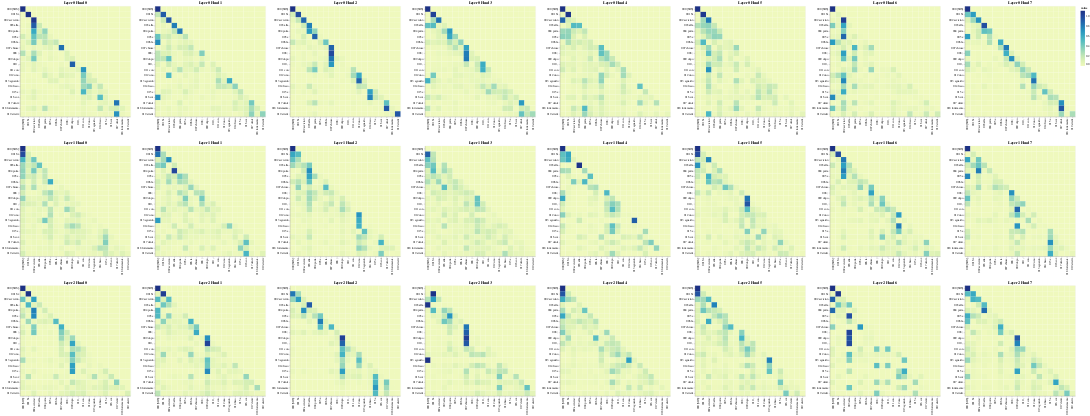

Source (notebook cell):
### Code cell
# decodeur Self-Attention
get_all_attention_maps("decoder", layers, heads, decoder_input_tokens, decoder_input_tokens, min(20, sentence_len))

### Figure 1 — Vega-Lite specification as saved in the notebook (floating-point values rounded to 4 significant figures; data arrays with more than 128 entries replaced by an {"elided": "..."} marker saying what was removed)
{"config": {"view": {"continuousWidth": 300, "continuousHeight": 300}}, "vconcat": [{"hconcat": [{"data": {"name": "data-14416a6490f647a34c952e4e17fa79d6"}, "mark": {"type": "rect"}, "encoding": {"color": {"field": "value", "type": "quantitative"}, "tooltip": [{"field": "row", "type": "quantitative"}, {"field": "column", "type": "quantitative"}, {"field": "value", "type": "quantitative"}, {"field": "row_token", "type": "nominal"}, {"field": "col_token", "type": "nominal"}], "x": {"axis": {"title": ""}, "field": "col_token", "type": "nominal"}, "y": {"axis": {"title": ""}, "field": "row_token", "type": "nominal"}}, "height": 400, "name": "view_25", "title": "Layer 0 Head 0", "width": 400}, {"data": {"name": "data-27904a5c0840782fc962e11b88455bb8"}, "mark": {"type": "rect"}, "encoding": {"color": {"field": "value", "type": "quantitative"}, "tooltip": [{"field": "row", "type": "quantitative"}, {"field": "column", "type": "quantitative"}, {"field": "value", "type": "quantitative"}, {"field": "row_token", "type": "nominal"}, {"field": "col_token", "type": "nominal"}], "x": {"axis": {"title": ""}, "field": "col_token", "type": "nominal"}, "y": {"axis": {"title": ""}, "field": "row_token", "type": "nominal"}}, "height": 400, "name": "view_26", "title": "Layer 0 Head 1", "width": 400}, {"data": {"name": "data-c7395fd99798a374f9abdc828ee40bd7"}, "mark": {"type": "rect"}, "encoding": {"color": {"field": "value", "type": "quantitative"}, "tooltip": [{"field": "row", "type": "quantitative"}, {"field": "column", "type": "quantitative"}, {"field": "value", "type": "quantitative"}, {"field": "row_token", "type": "nominal"}, {"field": "col_token", "type": "nominal"}], "x": {"axis": {"title": ""}, "field": "col_token", "type": "nominal"}, "y": {"axis": {"title": ""}, "field": "row_token", "type": "nominal"}}, "height": 400, "name": "view_27", "title": "Layer 0 Head 2", "width": 400}, {"data": {"name": "data-ef146545b622688b7ce36b6d3187ddad"}, "mark": {"type": "rect"}, "encoding": {"color": {"field": "value", "type": "quantitative"}, "tooltip": [{"field": "row", "type": "quantitative"}, {"field": "column", "type": "quantitative"}, {"field": "value", "type": "quantitative"}, {"field": "row_token", "type": "nominal"}, {"field": "col_token", "type": "nominal"}], "x": {"axis": {"title": ""}, "field": "col_token", "type": "nominal"}, "y": {"axis": {"title": ""}, "field": "row_token", "type": "nominal"}}, "height": 400, "name": "view_28", "title": "Layer 0 Head 3", "width": 400}, {"data": {"name": "data-5b3737d0318a419e0f77a6007246bbfe"}, "mark": {"type": "rect"}, "encoding": {"color": {"field": "value", "type": "quantitative"}, "tooltip": [{"field": "row", "type": "quantitative"}, {"field": "column", "type": "quantitative"}, {"field": "value", "type": "quantitative"}, {"field": "row_token", "type": "nominal"}, {"field": "col_token", "type": "nominal"}], "x": {"axis": {"title": ""}, "field": "col_token", "type": "nominal"}, "y": {"axis": {"title": ""}, "field": "row_token", "type": "nominal"}}, "height": 400, "name": "view_29", "title": "Layer 0 Head 4", "width": 400}, {"data": {"name": "data-3b593da6f7185fe716e1964e4ff49fbf"}, "mark": {"type": "rect"}, "encoding": {"color": {"field": "value", "type": "quantitative"}, "tooltip": [{"field": "row", "type": "quantitative"}, {"field": "column", "type": "quantitative"}, {"field": "value", "type": "quantitative"}, {"field": "row_token", "type": "nominal"}, {"field": "col_token", "type": "nominal"}], "x": {"axis": {"title": ""}, "field": "col_token", "type": "nominal"}, "y": {"axis": {"title": ""}, "field": "row_token", "type": "nominal"}}, "height": 400, "name": "view_30", "title": "Layer 0 Head 5", "width": 400}, {"data": {"name": "data-b2dff0884f7b855ebe27ed3e5a6627b8"}, "mark": {"type": "rect"}, "encoding": {"color": {"field": "value", "type": "quantitative"}, "tooltip": [{"field": "row", "type": "quantitative"}, {"field": "column", "type": "quantitative"}, {"field": "value", "type": "quantitative"}, {"field": "row_token", "type": "nominal"}, {"field": "col_token", "type": "nominal"}], "x": {"axis": {"title": ""}, "field": "col_token", "type": "nominal"}, "y": {"axis": {"title": ""}, "field": "row_token", "type": "nominal"}}, "height": 400, "name": "view_31", "title": "Layer 0 Head 6", "width": 400}, {"data": {"name": "data-aa7be670b1104299aa55a926b9fb4530"}, "mark": {"type": "rect"}, "encoding": {"color": {"field": "value", "type": "quantitative"}, "tooltip": [{"field": "row", "type": "quantitative"}, {"field": "column", "type": "quantitative"}, {"field": "value", "type": "quantitative"}, {"field": "row_token", "type": "nominal"}, {"field": "col_token", "type": "nominal"}], "x": {"axis": {"title": ""}, "field": "col_token", "type": "nominal"}, "y": {"axis": {"title": ""}, "field": "row_token", "type": "nominal"}}, "height": 400, "name": "view_32", "title": "Layer 0 Head 7", "width": 400}]}, {"hconcat": [{"data": {"name": "data-fb0408b089dc07678e368346272c3356"}, "mark": {"type": "rect"}, "encoding": {"color": {"field": "value", "type": "quantitative"}, "tooltip": [{"field": "row", "type": "quantitative"}, {"field": "column", "type": "quantitative"}, {"field": "value", "type": "quantitative"}, {"field": "row_token", "type": "nominal"}, {"field": "col_token", "type": "nominal"}], "x": {"axis": {"title": ""}, "field": "col_token", "type": "nominal"}, "y": {"axis": {"title": ""}, "field": "row_token", "type": "nominal"}}, "height": 400, "name": "view_33", "title": "Layer 1 Head 0", "width": 400}, {"data": {"name": "data-7efc2f38c024fccb573630399afe16f0"}, "mark": {"type": "rect"}, "encoding": {"color": {"field": "value", "type": "quantitative"}, "tooltip": [{"field": "row", "type": "quantitative"}, {"field": "column", "type": "quantitative"}, {"field": "value", "type": "quantitative"}, {"field": "row_token", "type": "nominal"}, {"field": "col_token", "type": "nominal"}], "x": {"axis": {"title": ""}, "field": "col_token", "type": "nominal"}, "y": {"axis": {"title": ""}, "field": "row_token", "type": "nominal"}}, "height": 400, "name": "view_34", "title": "Layer 1 Head 1", "width": 400}, {"data": {"name": "data-cdae2783b63386479e82bd0f3d073f28"}, "mark": {"type": "rect"}, "encoding": {"color": {"field": "value", "type": "quantitative"}, "tooltip": [{"field": "row", "type": "quantitative"}, {"field": "column", "type": "quantitative"}, {"field": "value", "type": "quantitative"}, {"field": "row_token", "type": "nominal"}, {"field": "col_token", "type": "nominal"}], "x": {"axis": {"title": ""}, "field": "col_token", "type": "nominal"}, "y": {"axis": {"title": ""}, "field": "row_token", "type": "nominal"}}, "height": 400, "name": "view_35", "title": "Layer 1 Head 2", "width": 400}, {"data": {"name": "data-d07a0eb1ea5989df238a685b7c0ee91a"}, "mark": {"type": "rect"}, "encoding": {"color": {"field": "value", "type": "quantitative"}, "tooltip": [{"field": "row", "type": "quantitative"}, {"field": "column", "type": "quantitative"}, {"field": "value", "type": "quantitative"}, {"field": "row_token", "type": "nominal"}, {"field": "col_token", "type": "nominal"}], "x": {"axis": {"title": ""}, "field": "col_token", "type": "nominal"}, "y": {"axis": {"title": ""}, "field": "row_token", "type": "nominal"}}, "height": 400, "name": "view_36", "title": "Layer 1 Head 3", "width": 400}, {"data": {"name": "data-ff6da8b1303fe57cf7b1193a9ae8aefe"}, "mark": {"type": "rect"}, "encoding": {"color": {"field": "value", "type": "quantitative"}, "tooltip": [{"field": "row", "type": "quantitative"}, {"field": "column", "type": "quantitative"}, {"field": "value", "type": "quantitative"}, {"field": "row_token", "type": "nominal"}, {"field": "col_token", "type": "nominal"}], "x": {"axis": {"title": ""}, "field": "col_token", "type": "nominal"}, "y": {"axis": {"title": ""}, "field": "row_token", "type": "nominal"}}, "height": 400, "name": "view_37", "title": "Layer 1 Head 4", "width": 400}, {"data": {"name": "data-3a176c08e1fefb37c00a996037fbe020"}, "mark": {"type": "rect"}, "encoding": {"color": {"field": "value", "type": "quantitative"}, "tooltip": [{"field": "row", "type": "quantitative"}, {"field": "column", "type": "quantitative"}, {"field": "value", "type": "quantitative"}, {"field": "row_token", "type": "nominal"}, {"field": "col_token", "type": "nominal"}], "x": {"axis": {"title": ""}, "field": "col_token", "type": "nominal"}, "y": {"axis": {"title": ""}, "field": "row_token", "type": "nominal"}}, "height": 400, "name": "view_38", "title": "Layer 1 Head 5", "width": 400}, {"data": {"name": "data-cae10a01c067f77937c43584d0633963"}, "mark": {"type": "rect"}, "encoding": {"color": {"field": "value", "type": "quantitative"}, "tooltip": [{"field": "row", "type": "quantitative"}, {"field": "column", "type": "quantitative"}, {"field": "value", "type": "quantitative"}, {"field": "row_token", "type": "nominal"}, {"field": "col_token", "type": "nominal"}], "x": {"axis": {"title": ""}, "field": "col_token", "type": "nominal"}, "y": {"axis": {"title": ""}, "field": "row_token", "type": "nominal"}}, "height": 400, "name": "view_39", "title": "Layer 1 Head 6", "width": 400}, {"data": {"name": "data-c289791a4c8a4a128223e170ea63f402"}, "mark": {"type": "rect"}, "encoding": {"color": {"field": "value", "type": "quantitative"}, "tooltip": [{"field": "row", "type": "quantitative"}, {"field": "column", "type": "quantitative"}, {"field": "value", "type": "quantitative"}, {"field": "row_token", "type": "nominal"}, {"field": "col_token", "type": "nominal"}], "x": {"axis": {"title": ""}, "field": "col_token", "type": "nominal"}, "y": {"axis": {"title": ""}, "field": "row_token", "type": "nominal"}}, "height": 400, "name": "view_40", "title": "Layer 1 Head 7", "width": 400}]}, {"hconcat": [{"data": {"name": "data-574a501d730c0eb2158f4fe4ab22d9da"}, "mark": {"type": "rect"}, "encoding": {"color": {"field": "value", "type": "quantitative"}, "tooltip": [{"field": "row", "type": "quantitative"}, {"field": "column", "type": "quantitative"}, {"field": "value", "type": "quantitative"}, {"field": "row_token", "type": "nominal"}, {"field": "col_token", "type": "nominal"}], "x": {"axis": {"title": ""}, "field": "col_token", "type": "nominal"}, "y": {"axis": {"title": ""}, "field": "row_token", "type": "nominal"}}, "height": 400, "name": "view_41", "title": "Layer 2 Head 0", "width": 400}, {"data": {"name": "data-03db4ebe4d5e00df88247f0e315a21a8"}, "mark": {"type": "rect"}, "encoding": {"color": {"field": "value", "type": "quantitative"}, "tooltip": [{"field": "row", "type": "quantitative"}, {"field": "column", "type": "quantitative"}, {"field": "value", "type": "quantitative"}, {"field": "row_token", "type": "nominal"}, {"field": "col_token", "type": "nominal"}], "x": {"axis": {"title": ""}, "field": "col_token", "type": "nominal"}, "y": {"axis": {"title": ""}, "field": "row_token", "type": "nominal"}}, "height": 400, "name": "view_42", "title": "Layer 2 Head 1", "width": 400}, {"data": {"name": "data-8d6784706c4a732accb3c50555df4623"}, "mark": {"type": "rect"}, "encoding": {"color": {"field": "value", "type": "quantitative"}, "tooltip": [{"field": "row", "type": "quantitative"}, {"field": "column", "type": "quantitative"}, {"field": "value", "type": "quantitative"}, {"field": "row_token", "type": "nominal"}, {"field": "col_token", "type": "nominal"}], "x": {"axis": {"title": ""}, "field": "col_token", "type": "nominal"}, "y": {"axis": {"title": ""}, "field": "row_token", "type": "nominal"}}, "height": 400, "name": "view_43", "title": "Layer 2 Head 2", "width": 400}, {"data": {"name": "data-203027c47691db8e9a1b827b65461ca2"}, "mark": {"type": "rect"}, "encoding": {"color": {"field": "value", "type": "quantitative"}, "tooltip": [{"field": "row", "type": "quantitative"}, {"field": "column", "type": "quantitative"}, {"field": "value", "type": "quantitative"}, {"field": "row_token", "type": "nominal"}, {"field": "col_token", "type": "nominal"}], "x": {"axis": {"title": ""}, "field": "col_token", "type": "nominal"}, "y": {"axis": {"title": ""}, "field": "row_token", "type": "nominal"}}, "height": 400, "name": "view_44", "title": "Layer 2 Head 3", "width": 400}, {"data": {"name": "data-00251da78e868b49972649eec8ab300e"}, "mark": {"type": "rect"}, "encoding": {"color": {"field": "value", "type": "quantitative"}, "tooltip": [{"field": "row", "type": "quantitative"}, {"field": "column", "type": "quantitative"}, {"field": "value", "type": "quantitative"}, {"field": "row_token", "type": "nominal"}, {"field": "col_token", "type": "nominal"}], "x": {"axis": {"title": ""}, "field": "col_token", "type": "nominal"}, "y": {"axis": {"title": ""}, "field": "row_token", "type": "nominal"}}, "height": 400, "name": "view_45", "title": "Layer 2 Head 4", "width": 400}, {"data": {"name": "data-bbc792098b93dfc8a7507725f6d7dc0d"}, "mark": {"type": "rect"}, "encoding": {"color": {"field": "value", "type": "quantitative"}, "tooltip": [{"field": "row", "type": "quantitative"}, {"field": "column", "type": "quantitative"}, {"field": "value", "type": "quantitative"}, {"field": "row_token", "type": "nominal"}, {"field": "col_token", "type": "nominal"}], "x": {"axis": {"title": ""}, "field": "col_token", "type": "nominal"}, "y": {"axis": {"title": ""}, "field": "row_token", "type": "nominal"}}, "height": 400, "name": "view_46", "title": "Layer 2 Head 5", "width": 400}, {"data": {"name": "data-c38d4c5bab66f61ec286a4a2cab8cda1"}, "mark": {"type": "rect"}, "encoding": {"color": {"field": "value", "type": "quantitative"}, "tooltip": [{"field": "row", "type": "quantitative"}, {"field": "column", "type": "quantitative"}, {"field": "value", "type": "quantitative"}, {"field": "row_token", "type": "nominal"}, {"field": "col_token", "type": "nominal"}], "x": {"axis": {"title": ""}, "field": "col_token", "type": "nominal"}, "y": {"axis": {"title": ""}, "field": "row_token", "type": "nominal"}}, "height": 400, "name": "view_47", "title": "Layer 2 Head 6", "width": 400}, {"data": {"name": "data-d37c1afd8fd59ad63ceb7988f6c5c168"}, "mark": {"type": "rect"}, "encoding": {"color": {"field": "value", "type": "quantitative"}, "tooltip": [{"field": "row", "type": "quantitative"}, {"field": "column", "type": "quantitative"}, {"field": "value", "type": "quantitative"}, {"field": "row_token", "type": "nominal"}, {"field": "col_token", "type": "nominal"}], "x": {"axis": {"title": ""}, "field": "col_token", "type": "nominal"}, "y": {"axis": {"title": ""}, "field": "row_token", "type": "nominal"}}, "height": 400, "name": "view_48", "title": "Layer 2 Head 7", "width": 400}]}], "params": [{"name": "param_25", "select": {"type": "interval", "encodings": ["x", "y"]}, "bind": "scales", "views": ["view_25"]}, {"name": "param_26", "select": {"type": "interval", "encodings": ["x", "y"]}, "bind": "scales", "views": ["view_26"]}, {"name": "param_27", "select": {"type": "interval", "encodings": ["x", "y"]}, "bind": "scales", "views": ["view_27"]}, {"name": "param_28", "select": {"type": "interval", "encodings": ["x", "y"]}, "bind": "scales", "views": ["view_28"]}, {"name": "param_29", "select": {"type": "interval", "encodings": ["x", "y"]}, "bind": "scales", "views": ["view_29"]}, {"name": "param_30", "select": {"type": "interval", "encodings": ["x", "y"]}, "bind": "scales", "views": ["view_30"]}, {"name": "param_31", "select": {"type": "interval", "encodings": ["x", "y"]}, "bind": "scales", "views": ["view_31"]}, {"name": "param_32", "select": {"type": "interval", "encodings": ["x", "y"]}, "bind": "scales", "views": ["view_32"]}, {"name": "param_33", "select": {"type": "interval", "encodings": ["x", "y"]}, "bind": "scales", "views": ["view_33"]}, {"name": "param_34", "select": {"type": "interval", "encodings": ["x", "y"]}, "bind": "scales", "views": ["view_34"]}, {"name": "param_35", "select": {"type": "interval", "encodings": ["x", "y"]}, "bind": "scales", "views": ["view_35"]}, {"name": "param_36", "select": {"type": "interval", "encodings": ["x", "y"]}, "bind": "scales", "views": ["view_36"]}, {"name": "param_37", "select": {"type": "interval", "encodings": ["x", "y"]}, "bind": "scales", "views": ["view_37"]}, {"name": "param_38", "select": {"type": "interval", "encodings": ["x", "y"]}, "bind": "scales", "views": ["view_38"]}, {"name": "param_39", "select": {"type": "interval", "encodings": ["x", "y"]}, "bind": "scales", "views": ["view_39"]}, {"name": "param_40", "select": {"type": "interval", "encodings": ["x", "y"]}, "bind": "scales", "views": ["view_40"]}, {"name": "param_41", "select": {"type": "interval", "encodings": ["x", "y"]}, "bind": "scales", "views": ["view_41"]}, {"name": "param_42", "select": {"type": "interval", "encodings": ["x", "y"]}, "bind": "scales", "views": ["view_42"]}, {"name": "param_43", "select": {"type": "interval", "encodings": ["x", "y"]}, "bind": "scales", "views": ["view_43"]}, {"name": "param_44", "select": {"type": "interval", "encodings": ["x", "y"]}, "bind": "scales", "views": ["view_44"]}, {"name": "param_45", "select": {"type": "interval", "encodings": ["x", "y"]}, "bind": "scales", "views": ["view_45"]}, {"name": "param_46", "select": {"type": "interval", "encodings": ["x", "y"]}, "bind": "scales", "views": ["view_46"]}, {"name": "param_47", "select": {"type": "interval", "encodings": ["x", "y"]}, "bind": "scales", "views": ["view_47"]}, {"name": "param_48", "select": {"type": "interval", "encodings": ["x", "y"]}, "bind": "scales", "views": ["view_48"]}], "$schema": "https://vega.github.io/schema/vega-lite/v5.16.3.json", "datasets": {"data-14416a6490f647a34c952e4e17fa79d6": {"elided": "400 records"}, "data-27904a5c0840782fc962e11b88455bb8": {"elided": "400 records"}, "data-c7395fd99798a374f9abdc828ee40bd7": {"elided": "400 records"}, "data-ef146545b622688b7ce36b6d3187ddad": {"elided": "400 records"}, "data-5b3737d0318a419e0f77a6007246bbfe": {"elided": "400 records"}, "data-3b593da6f7185fe716e1964e4ff49fbf": {"elided": "400 records"}, "data-b2dff0884f7b855ebe27ed3e5a6627b8": {"elided": "400 records"}, "data-aa7be670b1104299aa55a926b9fb4530": {"elided": "400 records"}, "data-fb0408b089dc07678e368346272c3356": {"elided": "400 records"}, "data-7efc2f38c024fccb573630399afe16f0": {"elided": "400 records"}, "data-cdae2783b63386479e82bd0f3d073f28": {"elided": "400 records"}, "data-d07a0eb1ea5989df238a685b7c0ee91a": {"elided": "400 records"}, "data-ff6da8b1303fe57cf7b1193a9ae8aefe": {"elided": "400 records"}, "data-3a176c08e1fefb37c00a996037fbe020": {"elided": "400 records"}, "data-cae10a01c067f77937c43584d0633963": {"elided": "400 records"}, "data-c289791a4c8a4a128223e170ea63f402": {"elided": "400 records"}, "data-574a501d730c0eb2158f4fe4ab22d9da": {"elided": "400 records"}, "data-03db4ebe4d5e00df88247f0e315a21a8": {"elided": "400 records"}, "data-8d6784706c4a732accb3c50555df4623": {"elided": "400 records"}, "data-203027c47691db8e9a1b827b65461ca2": {"elided": "400 records"}, "data-00251da78e868b49972649eec8ab300e": {"elided": "400 records"}, "data-bbc792098b93dfc8a7507725f6d7dc0d": {"elided": "400 records"}, "data-c38d4c5bab66f61ec286a4a2cab8cda1": {"elided": "400 records"}, "data-d37c1afd8fd59ad63ceb7988f6c5c168": {"elided": "400 records"}}}
